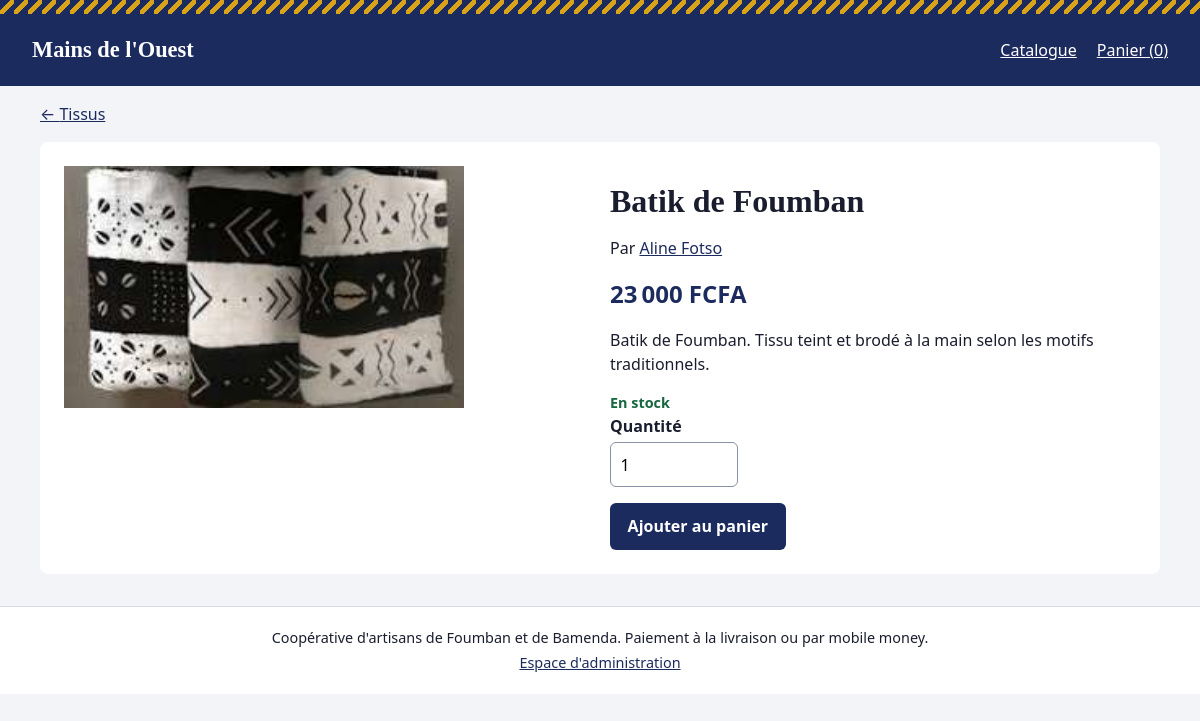
Screenshot of /produit/24 with the database file from the repository.
### tables this page shows
CREATE TABLE categories (
    id          INTEGER PRIMARY KEY AUTOINCREMENT,
    nom         TEXT NOT NULL UNIQUE,
    description TEXT NOT NULL DEFAULT ''
);

CREATE TABLE produits (
    id           INTEGER PRIMARY KEY AUTOINCREMENT,
    nom          TEXT    NOT NULL,
    categorie_id INTEGER NOT NULL REFERENCES categories(id),
    description  TEXT    NOT NULL DEFAULT '',
    prix         INTEGER NOT NULL CHECK (prix > 0),
    stock        INTEGER NOT NULL DEFAULT 0 CHECK (stock >= 0),
    image        TEXT    NOT NULL DEFAULT 'img/defaut.jpg',
    artisan      TEXT    NOT NULL,
    actif        INTEGER NOT NULL DEFAULT 1 CHECK (actif IN (0, 1))
);

### app.py (the view)
@app.route("/produit/<int:produit_id>")
def produit(produit_id):
    lignes = chercher_produits(ids=[produit_id])
    if not lignes:
        abort(404)
    return render_template("produit.html", p=lignes[0])

### app.py (called while the page is built)
def get_db():
    if "db" not in g:
        g.db = sqlite3.connect(CHEMIN_BASE)
        g.db.row_factory = sqlite3.Row
        g.db.execute("PRAGMA foreign_keys = ON")
    return g.db

@app.teardown_appcontext
def fermer_db(_erreur):
    db = g.pop("db", None)
    if db is not None:
        db.close()

@app.before_request
def verifier_csrf():
    if request.method == "POST":
        attendu = session.get("csrf", "")
        recu = request.form.get("csrf", "")
        if not attendu or not secrets.compare_digest(attendu, recu):
            abort(400)

@app.context_processor
def contexte_commun():
    if "csrf" not in session:
        session["csrf"] = secrets.token_hex(16)
    return {"csrf": session["csrf"], "admin_connecte": "admin_id" in session,
            "MODES_PAIEMENT": MODES_PAIEMENT, "SEUIL": SEUIL_ALERTE_STOCK}

@app.after_request
def en_tetes_securite(reponse):
    reponse.headers["X-Content-Type-Options"] = "nosniff"
    reponse.headers["Content-Security-Policy"] = (
        "default-src 'self'; img-src 'self' data:; frame-ancestors 'none'")
    return reponse

@app.template_filter("fcfa")
def filtre_fcfa(montant):
    return f"{int(montant):,}".replace(",", "\u202f") + "\u00a0FCFA"

def chercher_produits(categorie=None, recherche="", tri="nom", ids=None, artisan=None):
    sql = ("SELECT p.*, c.nom AS categorie FROM produits p "
           "JOIN categories c ON c.id = p.categorie_id WHERE p.actif = 1")
    params = []
    if categorie:
        sql += " AND p.categorie_id = ?"
        params.append(categorie)
    if recherche:
        sql += " AND (p.nom LIKE ? OR p.description LIKE ? OR p.artisan LIKE ?)"
        params += [f"%{recherche}%"] * 3
    if artisan:
        sql += " AND p.artisan = ?"
        params.append(artisan)
    if ids:
        sql += " AND p.id IN (%s)" % ",".join("?" * len(ids))  # seuls des « ? » sont insérés
        params += ids
    sql += " ORDER BY " + TRIS.get(tri, TRIS["nom"])
    return get_db().execute(sql, params).fetchall()

### templates/produit.html (shortened to what this page needs)
{% extends "base.html" %}
{% block contenu %}
<p><a href="{{ url_for('catalogue', categorie=p.categorie_id) }}">← {{ p.categorie }}</a></p>
<article class="fiche">
  <img src="{{ url_for('static', filename=p.image) }}" alt="{{ p.nom }}, par {{ p.artisan }}" width="400" height="300">
  <div>
    <h1>{{ p.nom }}</h1>
    <p>Par <a href="{{ url_for('artisan', nom=p.artisan) }}">{{ p.artisan }}</a></p>
    <p class="prix prix-grand">{{ p.prix|fcfa }}</p>
    <p>{{ p.description }}</p>
    {% if p.stock > 0 %}
    <p class="stock stock-ok">En stock{% if p.stock < SEUIL %} (plus que {{ p.stock }}){% endif %}</p>
    <div class="champ champ-court">
      <label for="qte-{{ p.id }}">Quantité</label>
      <input type="number" id="qte-{{ p.id }}" value="1" min="1" max="{{ p.stock }}">
    </div>
    <button type="button" class="bouton" data-ajouter="{{ p.id }}" data-stock="{{ p.stock }}">Ajouter au panier</button>
    {% else %}
    <p class="stock stock-vide">Épuisé</p>
    {% endif %}
  </div>
</article>
{% endblock %}

### static/css/style.css (style rules this page uses)
:root { --indigo: #1c2b5e; --encre: #1a1d2e; --fond: #f2f4f8; --surface: #ffffff; --raphia: #d9a21b; --trait: #d5d9e4; --ok: #17673f; --alerte: #b3261e; --police-titre: "Palatino Linotype", Palatino, "Book Antiqua", Georgia, serif; --police-texte: system-ui, -apple-system, "Segoe UI", Roboto, sans-serif; }
*, *::before, *::after { box-sizing: border-box; }
body { margin: 0; font-family: var(--police-texte); color: var(--encre); background: var(--fond); line-height: 1.5; }
h1, h2, h3, .logo { font-family: var(--police-titre); line-height: 1.2; }
h1 { font-size: 1.6rem; margin: 1rem 0; }
a { color: var(--indigo); }
img { max-width: 100%; height: auto; display: block; }
.bouton { display: inline-block; background: var(--indigo); color: #fff; border: 0; border-radius: 6px; padding: .7rem 1.1rem; font: inherit; font-weight: 600; cursor: pointer; text-decoration: none; min-height: 44px; }
.champ { display: flex; flex-direction: column; gap: .25rem; margin-bottom: 1rem; }
.champ-court { max-width: 8rem; }
label, legend { font-weight: 600; }
input[type=text], input[type=search], input[type=tel], input[type=number], input[type=password], input[type=date], select, textarea { font: inherit; padding: .6rem; border: 1px solid #8a90a6; border-radius: 6px; background: #fff; width: 100%; min-height: 44px; }
.prix { font-weight: 700; margin: .25rem 0; }
.prix-grand { font-size: 1.5rem; color: var(--indigo); }
.stock { margin: 0; font-weight: 600; font-size: .9rem; }
.stock-ok { color: var(--ok); }
.fiche { display: grid; gap: 1.25rem; background: var(--surface); padding: 1rem; border-radius: 8px; }
@media (min-width: 40em) { h1 { font-size: 2rem; } }
@media (min-width: 40em) { .fiche { grid-template-columns: 1fr 1fr; padding: 1.5rem; } }

### rows the page displays
categories: categorie "Tissus"
produits: image (picture), nom "Batik de Foumban", artisan "Aline Fotso", prix|fcfa "23 000 FCFA", description "Batik de Foumban. Tissu teint et brodé à la main selon les motifs traditionnels."
